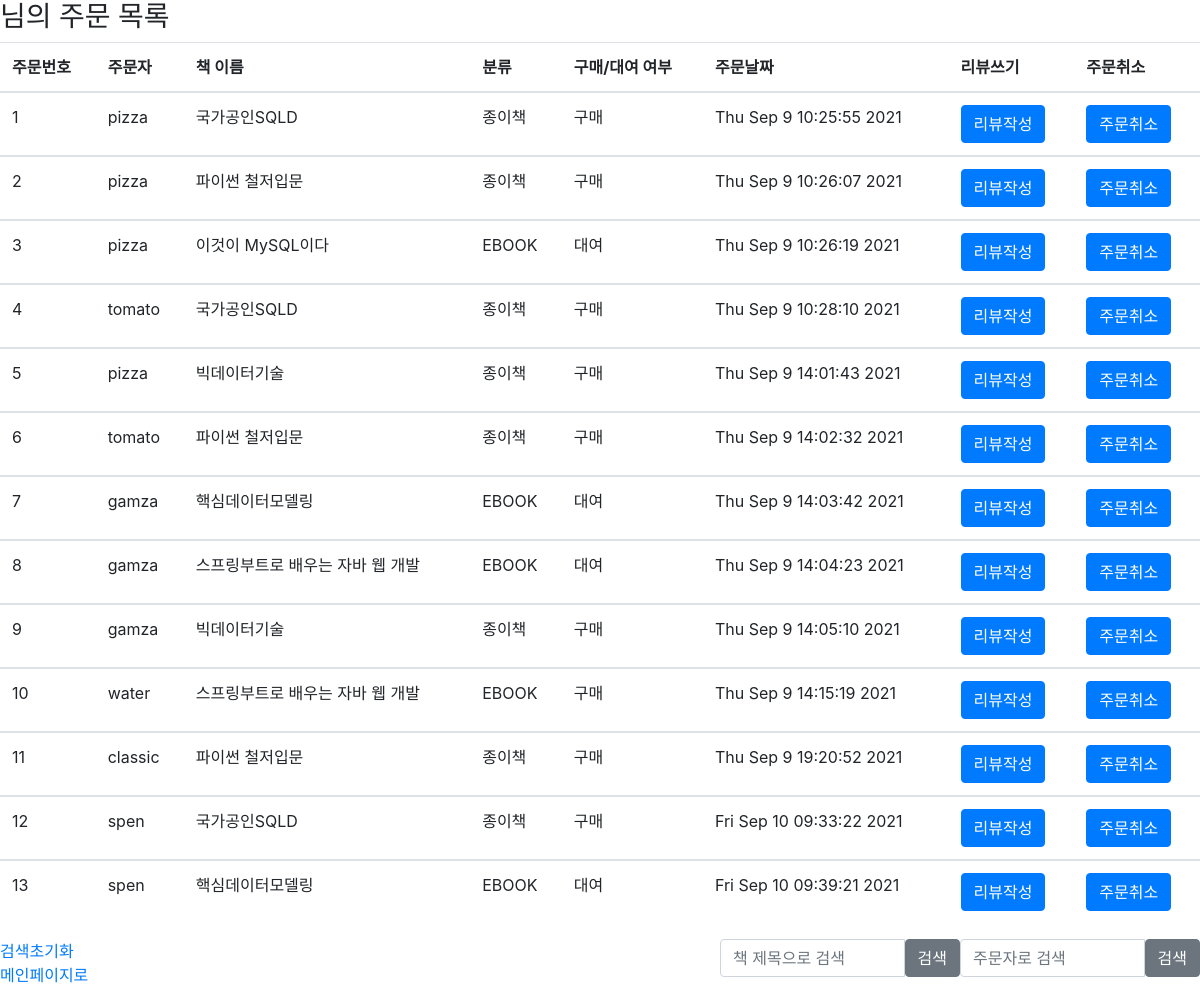
The app's page /order/list with its own data.
### models/mem_model.py (models this page shows)
class Order(db.Model):
    order_no = db.Column(db.Integer, primary_key=True)
    orderer = db.Column(db.String(20), db.ForeignKey('member.id', ondelete='CASCADE'))
    book_title = db.Column(db.String(20), nullable=False)
    book_type = db.Column(db.String(20), nullable=False)
    buy_rental = db.Column(db.String(20), nullable=False)
    date = db.Column(db.DateTime(), nullable=False)
    expire = db.Column(db.DateTime())
    member = db.relationship('Member', backref=db.backref('order_set'))

### routes/ord_route.py (the view)
@bp.route('/list')
def list():
    olist = service.getAll()
    return render_template('order/list.html', olist = olist)

### models/mem_model.py (called while the page is built)
    def getAll(self):
        return Order.query.order_by(Order.order_no.asc())

### templates/order/list.html (shortened to what this page needs)
<!DOCTYPE html>
<html lang="en">
<head>
    <link href="{{ url_for('static', filename='bootstrap.min.css') }}" rel="stylesheet">
</head>
<body>
<h3>{{session.login_id}}님의 주문 목록</h3>
<table class="table" id="list-table">
    <thead>
        <tr>
            <th scope="col">주문번호</th>
            <th scope="col">주문자</th>
            <th scope="col">책 이름</th>
            <th scope="col">분류</th>
            <th scope="col">구매/대여 여부</th>
            <th scope="col">주문날짜</th>
            <th scope="col">리뷰쓰기</th>
            <th scope="col">주문취소</th>
        </tr>
    </thead>
    {% for o in olist %}
    <tbody>
        <tr>
            <td>{{o.order_no}}</td>
            <td>{{o.orderer}}</td>
            <td>{{o.book_title}}</td>
            <td>{{o.book_type}}</td>
            <td>{{o.buy_rental}}</td>
            <td>{{o.date.strftime("%c")}}</td>
            <td><input type="button" value="리뷰작성" class="btn-primary btn"></td>
            <td><input type="button" value="주문취소" class="btn-primary btn"></td>
        </tr>
    {% endfor %}
    </tbody>
</table>
<form name="f">
    <div class="input-group">
        <input type="text" class="form-control" name="orderer" placeholder="주문자로 검색" >
        <span class="input-group-btn">
            <button class="btn btn-secondary" type="button" onclick="a()">검색</button>
        </span>
    </div>
    <div class="input-group">
        <input type="text" class="form-control" name="book_title" placeholder="책 제목으로 검색">
        <span class="input-group-btn">
            <button class="btn btn-secondary" type="button" onclick="b()">검색</button>
        </span>
    </div>
</form>
<a href="/order/myOrder">검색초기화</a><br>
<a href="/">메인페이지로</a>
</body>
</html>

### templates/order/list.html (style rules this page uses)
div.input-group { width: 20%; float: right; }

### records on screen
Order: order_no "1", orderer "pizza", book_title "국가공인SQLD", book_type "종이책", buy_rental "구매", date "Thu Sep 9 10:25:55 2021"
Order: order_no "2", orderer "pizza", book_title "파이썬 철저입문", book_type "종이책", buy_rental "구매", date "Thu Sep 9 10:26:07 2021"
Order: order_no "3", orderer "pizza", book_title "이것이 MySQL이다", book_type "EBOOK", buy_rental "대여", date "Thu Sep 9 10:26:19 2021"
Order: order_no "4", orderer "tomato", book_title "국가공인SQLD", book_type "종이책", buy_rental "구매", date "Thu Sep 9 10:28:10 2021"
Order: order_no "5", orderer "pizza", book_title "빅데이터기술", book_type "종이책", buy_rental "구매", date "Thu Sep 9 14:01:43 2021"
Order: order_no "6", orderer "tomato", book_title "파이썬 철저입문", book_type "종이책", buy_rental "구매", date "Thu Sep 9 14:02:32 2021"
Order: order_no "7", orderer "gamza", book_title "핵심데이터모델링", book_type "EBOOK", buy_rental "대여", date "Thu Sep 9 14:03:42 2021"
Order: order_no "8", orderer "gamza", book_title "스프링부트로 배우는 자바 웹 개발", book_type "EBOOK", buy_rental "대여", date "Thu Sep 9 14:04:23 2021"
Order: order_no "9", orderer "gamza", book_title "빅데이터기술", book_type "종이책", buy_rental "구매", date "Thu Sep 9 14:05:10 2021"
Order: order_no "10", orderer "water", book_title "스프링부트로 배우는 자바 웹 개발", book_type "EBOOK", buy_rental "구매", date "Thu Sep 9 14:15:19 2021"
Order: order_no "11", orderer "classic", book_title "파이썬 철저입문", book_type "종이책", buy_rental "구매", date "Thu Sep 9 19:20:52 2021"
Order: order_no "12", orderer "spen", book_title "국가공인SQLD", book_type "종이책", buy_rental "구매", date "Fri Sep 10 09:33:22 2021"
Order: order_no "13", orderer "spen", book_title "핵심데이터모델링", book_type "EBOOK", buy_rental "대여", date "Fri Sep 10 09:39:21 2021"
